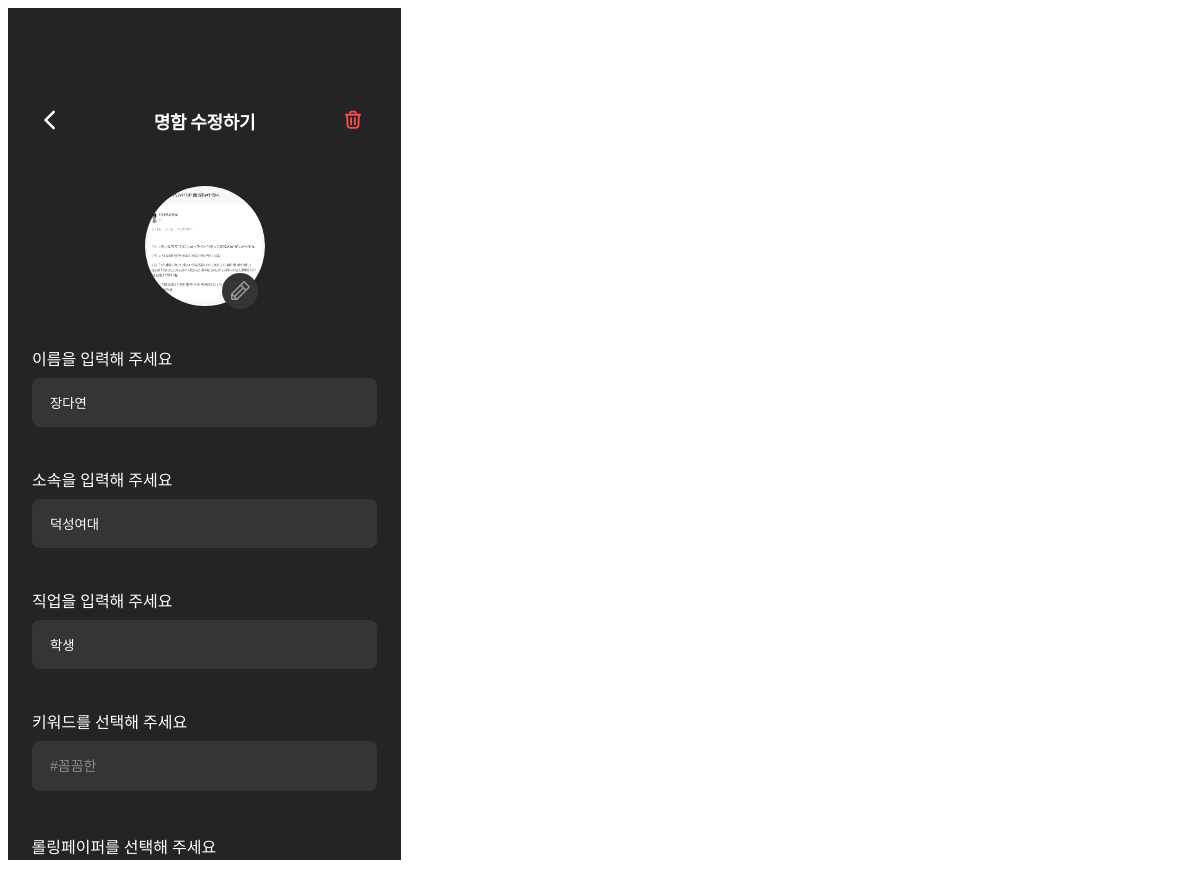
The page /cards/update/1/ on the database its author committed.
### cards/models.py (models this page shows, shortened)
class Card(models.Model):
    user = models.ForeignKey(settings.AUTH_USER_MODEL, on_delete=models.CASCADE) # 사용자
    name = models.TextField()   # 이름
    position = models.TextField()   # 소속
    job = models.TextField()    # 직업
    keyword = models.ManyToManyField(to = Keyword, through = "CardKeyword", related_name = "cards") # 키워드
    image = models.ImageField(upload_to = upload_filepath, blank = True)
    created_at = models.DateTimeField(auto_now_add = True)
    selected_article = models.ForeignKey(Article, null=True, blank=True, on_delete=models.SET_NULL, related_name='cards')

### cards/views.py (the view, shortened to what this page needs)
# urls.py: path('update/<int:id>/', update, name = "update"),  # 명함 수정
def update(request, id):
    card = get_object_or_404(Card, id = id)
    keywords = Keyword.objects.all()
    return render(request, 'update.html', {'card' : card, 'keywords' : keywords})

### cards/templates/update.html (shortened to what this page needs)
{% load static %}
<!DOCTYPE html>
<html lang="en">
  <head>
    <link rel="stylesheet" href="{% static 'css/update.css' %}" />
  </head>
  <body>
    <div class="container">
      <header class="header">
        <a href="../html/mycardFront.html">
          <button class="back-btn">
            <img src="{% static 'img/backBtn.svg' %}" alt="뒤로가기 버튼" />
          </button>
        </a>
        <h1 class="title">명함 수정하기</h1>
        {% if card_count != 1 %}
        <a href="{% url 'cards:delete' card.id %}">
          <button class="delete-btn">
            <img
              src="{% static 'img/deleteBtn.svg' %}"
              class="deleteBtn"
              alt="삭제하기 버튼"
            />
          </button>
        </a>
        {% endif %}
      </header>
      <form method="POST" action="{% url 'cards:update' card.id %}" enctype="multipart/form-data">
        <div class="profile-photo">
          {% if card.image %}
            <img
              src="{{ card.image.url }}"
              alt="Profile Picture"
              id="userPhoto"
            />
          {% else %}
            <img
              src="{% static 'img/borderPhoto.svg' %}"
              alt="Profile Picture"
              id="userPhoto"
            />
            {% endif %}
            <button class="edit-button">
              <img
                src="{% static 'img/editBtn.svg' %}"
                alt="edit button"
                id="editBtn"
              />
            </button>
          </div>
            <div class="form-group">
                <label for="name">이름을 입력해 주세요</label>
                <input type="text" id="name" placeholder="이름" value="{{ card.name }}" name="name"/>
            </div>
            <div class="form-group">
              <label for="belong">소속을 입력해 주세요</label>
              <input type="text" id="belong" placeholder="소속" value="{{ card.position }}" name="position"/>
            </div>
            <div class="form-group">
              <label for="job">직업을 입력해 주세요</label>
              <input type="text" id="job" placeholder="직업" value="{{ card.job }}" name="job"/>
            </div>
            <div class="form-group">
              <div class="keyword-title dropdown">
                키워드를 선택해 주세요<br>
                <select name="keyword" class="styled-select">
                    {% for keyword in keywords %}
                        <option value="{{ keyword.id }}" {% if keyword.id == card.keyword.id %} selected {% endif %}>{{ keyword.name }}</option>
                    {% endfor %}
                </select>
              </div>
            </div>
            <div class="form-group">
            <label for="rollingpaper">롤링페이퍼를 선택해 주세요</label>
            </div>
      </form>
    </div>
  </body>
</html>

### static/css/update.css (style rules this page uses)
.container { width: 393px; height: 852px; font-family: "pretendard"; background: #242427; color: #ffffff; overflow-y: auto; }
.header { margin-top: 88px; display: flex; align-items: center; justify-content: space-between; }
.back-btn { background: none; border: none; cursor: pointer; margin-left: 24px; }
.title { margin-left: -20px; flex-grow: 1; text-align: center; font-size: 18px; font-style: normal; font-weight: 700; letter-spacing: -0.36px; }
.delete-btn { background: transparent; border: none; cursor: pointer; position: relative; margin-left: 10px; right: 33px; }
a { text-decoration-line: none; }
.profile-photo { display: flex; justify-content: center; align-items: center; position: relative; margin: 40px 0px; }
#userPhoto { width: 120px; height: 120px; border-radius: 50%; }
.edit-button { display: flex; position: absolute; margin-top: 90px; margin-left: 70px; background: none; border: none; color: white; cursor: pointer; }
form { display: flex; flex-direction: column; align-items: center; }
.form-group { margin-bottom: 40px; }
input, .rolling-paper, .submit-button { width: 345px; }
.form-group input { margin-top: 8px; padding: 17px 18px; border: none; border-radius: 8px; background-color: #353538; color: #ffffff; display: flex; flex-direction: column; align-items: flex-start; gap: 10px; box-sizing: border-box; }
.form-group input::placeholder { font-size: 14px; font-style: normal; font-weight: 500; letter-spacing: -0.28px; }
.keyword-title { font-size: 16px; font-weight: 500; }
.styled-select { margin-top: 8px; width: 345px; border-radius: 8px; background-color: #353538; padding: 17px 18px; color: #8c8c8e; font-size: 14px; font-weight: 500; appearance: none; border: none; margin-bottom: 3px; }

### rows shown on the page
Card: image (picture), name "장다연", position "덕성여대", job "학생"

### other values the page prints
form field keyword "#꼼꼼한"
